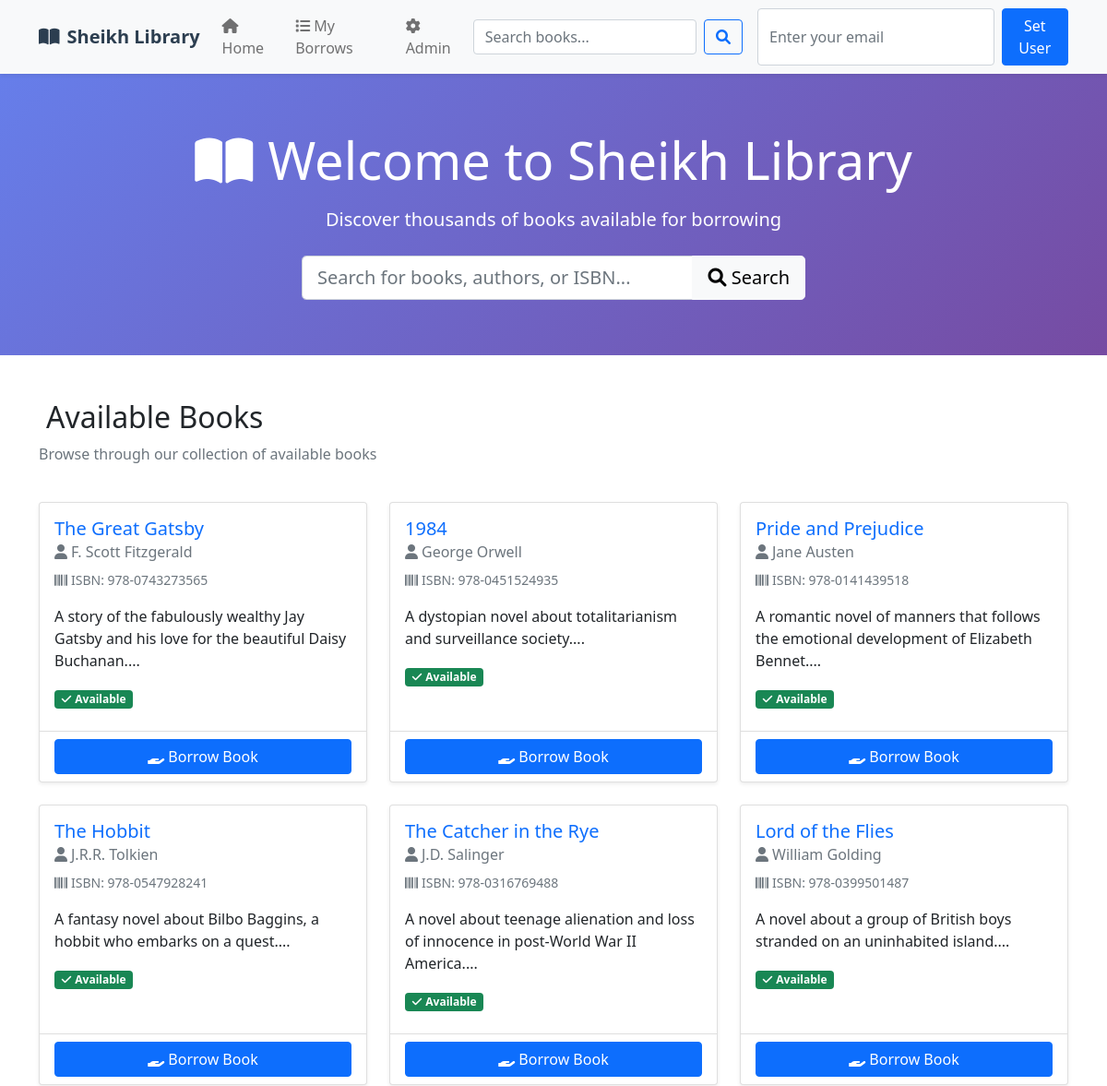
Page /index.php/library (upper part) on the earlier database version.
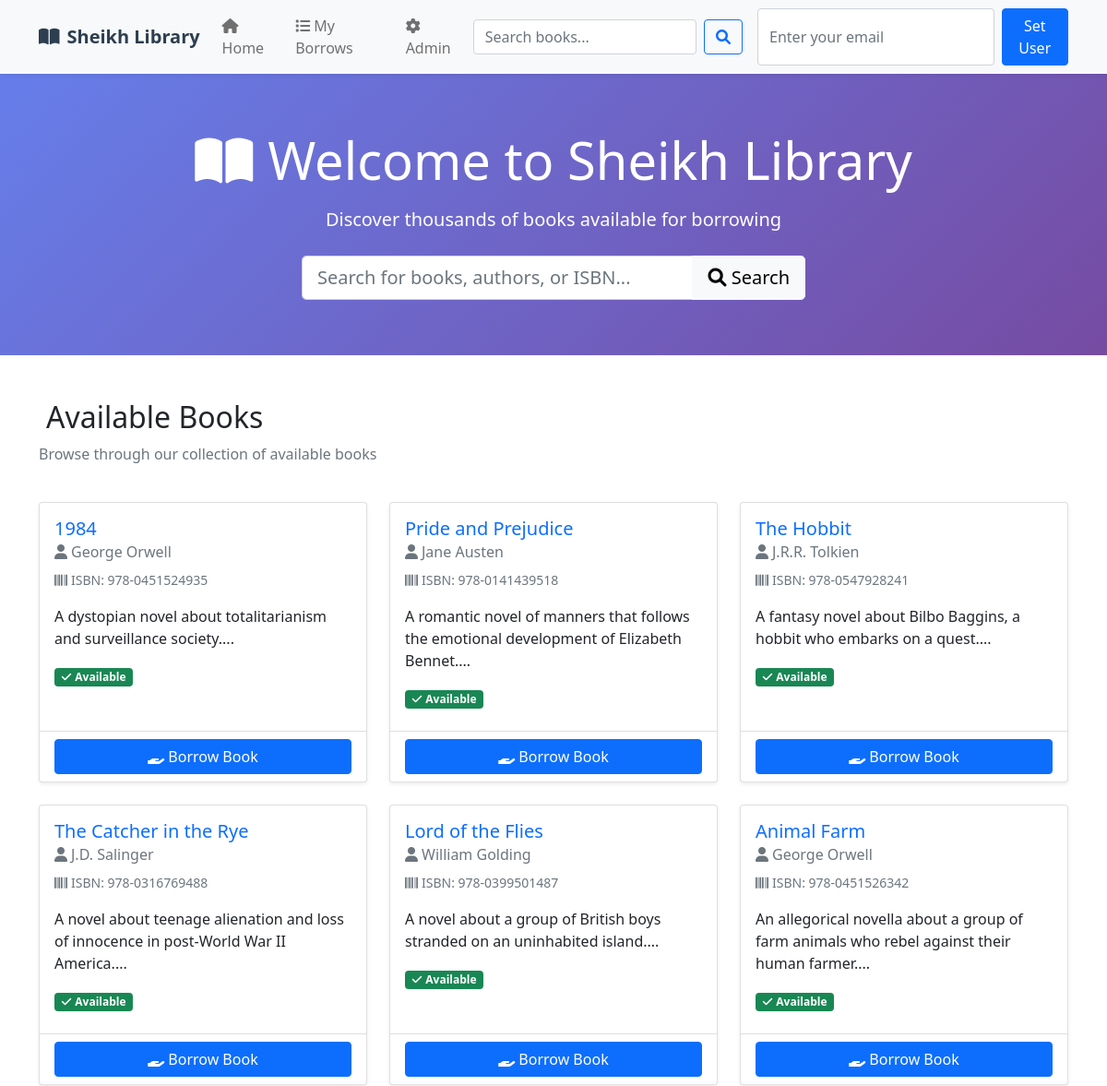
Same page on the later database version.
### tables this page shows
CREATE TABLE books (
    id INTEGER PRIMARY KEY AUTOINCREMENT,
    title VARCHAR(255) NOT NULL,
    author VARCHAR(255) NOT NULL,
    isbn VARCHAR(20) UNIQUE NOT NULL,
    description TEXT,
    category VARCHAR(100),
    publisher VARCHAR(255),
    publication_year INTEGER,
    pages INTEGER,
    copies_total INTEGER DEFAULT 1,
    copies_available INTEGER DEFAULT 1,
    location VARCHAR(100),
    status VARCHAR(20) DEFAULT 'available',
    created_at DATETIME DEFAULT CURRENT_TIMESTAMP,
    updated_at DATETIME DEFAULT CURRENT_TIMESTAMP
, cover VARCHAR(255));

### application/controllers/Library.php (called while the page is built, shortened)
<?php
class Library extends CI_Controller {
    public function __construct() {
        $this->load->helper('url');
        $this->load->library('session');
        $this->load->library('form_validation');
        try {
            $this->load->model('Book_model');
            $this->load->model('Borrow_model');
        } catch (Exception $e) {
        }
    }
    public function index() {
        $data['title'] = 'Library - Browse Books';
        try {
            if (isset($this->Book_model)) {
                $data['books'] = $this->Book_model->get_all_books();
            } else {
                $data['books'] = array();
                $data['db_error'] = 'Database connection not available. Please check your configuration.';
            }
        } catch (Exception $e) {
            $data['books'] = array();
            $data['db_error'] = 'Error loading books: ' . $e->getMessage();
        }
        $this->load->view('library/header', $data);
        $this->load->view('library/index', $data);
        $this->load->view('library/footer');
    }
}

### index.php (called while the page is built, shortened)
<?php
require_once BASEPATH.'core/CodeIgniter.php';

### application/models/Book_model.php (called while the page is built, shortened)
<?php
class Book_model extends CI_Model {
    public function add_available_property($items) {
        return $items;
    }
    public function get_all_books() {
        $this->db->select('*');
        $this->db->from('books');
        $this->db->where('status', 'available');
        $this->db->where('copies_available >', 0);
        $query = $this->db->get();
        $result = $query->result();
        return $this->add_available_property($result);
    }
}

### application/views/library/index.php (the view, shortened to what this page needs)
<div class="hero-section">
    <div class="container text-center">
        <h1 class="display-4 mb-3">
            <i class="fas fa-book-open me-3"></i>Welcome to Sheikh Library
        </h1>
        <p class="lead mb-4">Discover thousands of books available for borrowing</p>
        <form action="<?php echo base_url('library/search'); ?>" method="GET" class="row justify-content-center">
            <div class="col-md-6">
                <div class="input-group">
                    <input type="text" class="form-control form-control-lg" name="keyword" placeholder="Search for books, authors, or ISBN...">
                    <button class="btn btn-light btn-lg" type="submit">
                        <i class="fas fa-search"></i> Search
                    </button>
                </div>
            </div>
        </form>
    </div>
</div>
<div class="container my-5">
    <div class="row mb-4">
        <div class="col">
            <h2><i class="fas fa-books me-2"></i>Available Books</h2>
            <p class="text-muted">Browse through our collection of available books</p>
        </div>
    </div>
    <?php if(empty($books)): ?>
        <div class="text-center py-5">
            <i class="fas fa-book-open fa-3x text-muted mb-3"></i>
            <h4 class="text-muted">No books available at the moment</h4>
            <p class="text-muted">Please check back later or contact the librarian.</p>
        </div>
    <?php else: ?>
        <div class="row row-cols-1 row-cols-md-2 row-cols-lg-3 g-4">
            <?php foreach($books as $book): ?>
                <div class="col">
                    <div class="card book-card h-100 shadow-sm">
                        <div class="card-body">
                            <h5 class="card-title text-primary"><?php echo htmlspecialchars($book->title); ?></h5>
                            <h6 class="card-subtitle mb-2 text-muted">
                                <i class="fas fa-user me-1"></i><?php echo htmlspecialchars($book->author); ?>
                            </h6>
                            <p class="card-text">
                                <small class="text-muted">
                                    <i class="fas fa-barcode me-1"></i>ISBN: <?php echo htmlspecialchars($book->isbn); ?>
                                </small>
                            </p>
                            <?php if(isset($book->description)): ?>
                                <p class="card-text"><?php echo htmlspecialchars(substr($book->description, 0, 100)) . '...'; ?></p>
                            <?php endif; ?>
                            <div class="mt-auto">
                                <span class="badge bg-success mb-2">
                                    <i class="fas fa-check me-1"></i>Available
                                </span>
                            </div>
                        </div>
                        <div class="card-footer bg-transparent">
                            <a href="<?php echo base_url('library/borrow/' . $book->id); ?>" class="btn btn-primary w-100">
                                <i class="fas fa-hand-holding me-1"></i>Borrow Book
                            </a>
                        </div>
                    </div>
                </div>
            <?php endforeach; ?>
        </div>
    <?php endif; ?>
</div>

### application/views/library/header.php (shortened to what this page needs)
<!DOCTYPE html>
<html lang="en">
<head>
    <link href="https://cdn.jsdelivr.net/npm/bootstrap@5.1.3/dist/css/bootstrap.min.css" rel="stylesheet">
    <link href="https://cdnjs.cloudflare.com/ajax/libs/font-awesome/6.0.0/css/all.min.css" rel="stylesheet">
</head>
<body>
    <nav class="navbar navbar-expand-lg navbar-light bg-light shadow-sm">
        <div class="container">
            <a class="navbar-brand" href="<?php echo base_url('library'); ?>">
                <i class="fas fa-book-open me-2"></i>Sheikh Library
            </a>
            <div class="collapse navbar-collapse" id="navbarNav">
                <ul class="navbar-nav me-auto">
                    <li class="nav-item">
                        <a class="nav-link" href="<?php echo base_url('library'); ?>">
                            <i class="fas fa-home me-1"></i>Home
                        </a>
                    </li>
                    <li class="nav-item">
                        <a class="nav-link" href="<?php echo base_url('library/my_borrows'); ?>">
                            <i class="fas fa-list me-1"></i>My Borrows
                        </a>
                    </li>
                    <li class="nav-item">
                        <a class="nav-link" href="<?php echo base_url('library/admin'); ?>">
                            <i class="fas fa-cog me-1"></i>Admin
                        </a>
                    </li>
                </ul>
                <form class="d-flex me-3" action="<?php echo base_url('library/search'); ?>" method="GET">
                    <input class="form-control me-2" type="search" name="keyword" placeholder="Search books..." aria-label="Search">
                    <button class="btn btn-outline-primary" type="submit">
                        <i class="fas fa-search"></i>
                    </button>
                </form>
                <form class="d-flex" action="<?php echo base_url('library/set_user'); ?>" method="POST">
                    <input class="form-control me-2" type="email" name="user_email" placeholder="Enter your email" required>
                    <button class="btn btn-primary" type="submit">Set User</button>
                </form>
            </div>
        </div>
    </nav>

### application/views/library/footer.php (shortened to what this page needs)
</body>
</html>

### application/views/library/header.php (style rules this page uses)
.navbar-brand { font-weight: bold; color: #2c3e50 !important; }
.book-card { transition: transform 0.2s; height: 100%; }
.hero-section { background: linear-gradient(135deg, #667eea 0%, #764ba2 100%); color: white; padding: 60px 0; }

Differences in the rows shown:
no longer on this page (row edited): books: title "The Great Gatsby", author "F. Scott Fitzgerald", isbn "978-0743273565", description "A story of the fabulously wealthy Jay Gatsby and his love for the beautiful Daisy Buchanan."
now on this page (row unchanged): books: title "Animal Farm", author "George Orwell", isbn "978-0451526342", description "An allegorical novella about a group of farm animals who rebel against their human farmer."
